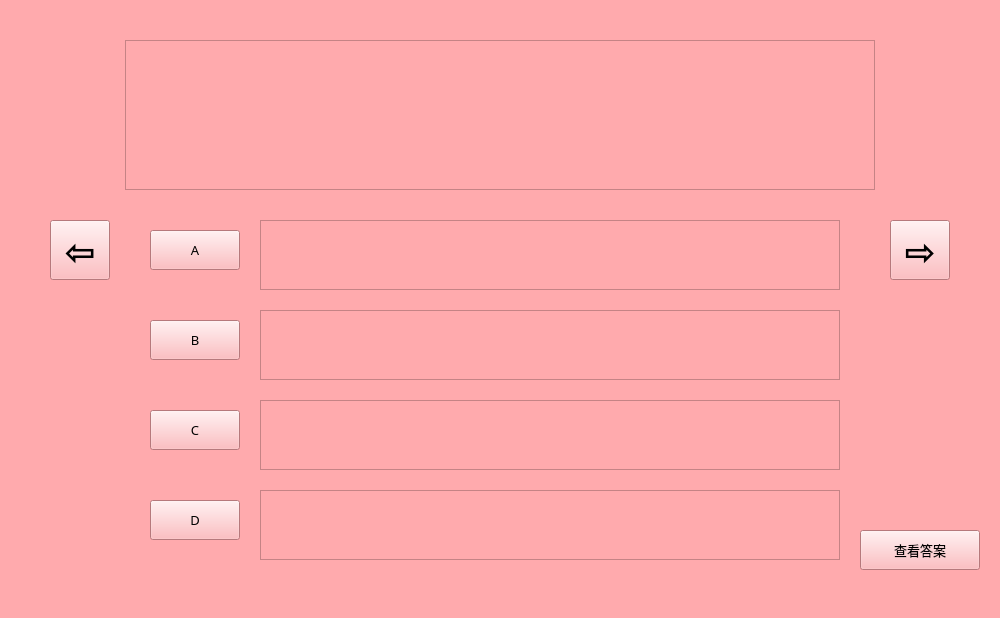
<?xml version="1.0" encoding="UTF-8"?>
<ui version="4.0">
 <class>ChoiceQ</class>
 <widget class="QWidget" name="ChoiceQ">
  <property name="geometry">
   <rect>
    <x>0</x>
    <y>0</y>
    <width>1000</width>
    <height>618</height>
   </rect>
  </property>
  <property name="minimumSize">
   <size>
    <width>1000</width>
    <height>618</height>
   </size>
  </property>
  <property name="maximumSize">
   <size>
    <width>1000</width>
    <height>618</height>
   </size>
  </property>
  <property name="windowTitle">
   <string>正在答题</string>
  </property>
  <property name="styleSheet">
   <string notr="true">background-color: rgb(255, 170, 173);</string>
  </property>
  <widget class="QTextEdit" name="question_text">
   <property name="geometry">
    <rect>
     <x>125</x>
     <y>40</y>
     <width>750</width>
     <height>150</height>
    </rect>
   </property>
   <property name="font">
    <font>
     <family>方正小标宋简体</family>
     <pointsize>10</pointsize>
    </font>
   </property>
   <property name="readOnly">
    <bool>true</bool>
   </property>
  </widget>
  <widget class="QPushButton" name="A_btn">
   <property name="geometry">
    <rect>
     <x>150</x>
     <y>230</y>
     <width>90</width>
     <height>40</height>
    </rect>
   </property>
   <property name="font">
    <font>
     <family>方正小标宋简体</family>
     <pointsize>10</pointsize>
    </font>
   </property>
   <property name="text">
    <string>A</string>
   </property>
   <property name="shortcut">
    <string>A</string>
   </property>
   <property name="checkable">
    <bool>true</bool>
   </property>
  </widget>
  <widget class="QPushButton" name="B_btn">
   <property name="geometry">
    <rect>
     <x>150</x>
     <y>320</y>
     <width>90</width>
     <height>40</height>
    </rect>
   </property>
   <property name="font">
    <font>
     <family>方正小标宋简体</family>
     <pointsize>10</pointsize>
    </font>
   </property>
   <property name="text">
    <string>B</string>
   </property>
   <property name="shortcut">
    <string>B</string>
   </property>
   <property name="checkable">
    <bool>true</bool>
   </property>
  </widget>
  <widget class="QPushButton" name="C_btn">
   <property name="geometry">
    <rect>
     <x>150</x>
     <y>410</y>
     <width>90</width>
     <height>40</height>
    </rect>
   </property>
   <property name="font">
    <font>
     <family>方正小标宋简体</family>
     <pointsize>10</pointsize>
    </font>
   </property>
   <property name="text">
    <string>C</string>
   </property>
   <property name="shortcut">
    <string>C</string>
   </property>
   <property name="checkable">
    <bool>true</bool>
   </property>
  </widget>
  <widget class="QPushButton" name="D_btn">
   <property name="geometry">
    <rect>
     <x>150</x>
     <y>500</y>
     <width>90</width>
     <height>40</height>
    </rect>
   </property>
   <property name="font">
    <font>
     <family>方正小标宋简体</family>
     <pointsize>10</pointsize>
    </font>
   </property>
   <property name="text">
    <string>D</string>
   </property>
   <property name="shortcut">
    <string>D</string>
   </property>
   <property name="checkable">
    <bool>true</bool>
   </property>
  </widget>
  <widget class="QPushButton" name="previous_btn">
   <property name="geometry">
    <rect>
     <x>50</x>
     <y>220</y>
     <width>60</width>
     <height>60</height>
    </rect>
   </property>
   <property name="font">
    <font>
     <family>Arial Black</family>
     <pointsize>28</pointsize>
     <weight>75</weight>
     <bold>true</bold>
    </font>
   </property>
   <property name="text">
    <string>⇦</string>
   </property>
   <property name="shortcut">
    <string>Left</string>
   </property>
  </widget>
  <widget class="QPushButton" name="next_btn">
   <property name="geometry">
    <rect>
     <x>890</x>
     <y>220</y>
     <width>60</width>
     <height>60</height>
    </rect>
   </property>
   <property name="font">
    <font>
     <family>Arial Black</family>
     <pointsize>28</pointsize>
     <weight>75</weight>
     <bold>true</bold>
    </font>
   </property>
   <property name="text">
    <string>⇨</string>
   </property>
   <property name="shortcut">
    <string>Right</string>
   </property>
  </widget>
  <widget class="QTextEdit" name="A_textEdit">
   <property name="geometry">
    <rect>
     <x>260</x>
     <y>220</y>
     <width>580</width>
     <height>70</height>
    </rect>
   </property>
   <property name="font">
    <font>
     <family>方正小标宋简体</family>
     <pointsize>10</pointsize>
    </font>
   </property>
   <property name="readOnly">
    <bool>true</bool>
   </property>
  </widget>
  <widget class="QTextEdit" name="B_textEdit">
   <property name="geometry">
    <rect>
     <x>260</x>
     <y>310</y>
     <width>580</width>
     <height>70</height>
    </rect>
   </property>
   <property name="font">
    <font>
     <family>方正小标宋简体</family>
     <pointsize>10</pointsize>
    </font>
   </property>
   <property name="readOnly">
    <bool>true</bool>
   </property>
  </widget>
  <widget class="QTextEdit" name="C_textEdit">
   <property name="geometry">
    <rect>
     <x>260</x>
     <y>400</y>
     <width>580</width>
     <height>70</height>
    </rect>
   </property>
   <property name="font">
    <font>
     <family>方正小标宋简体</family>
     <pointsize>10</pointsize>
    </font>
   </property>
   <property name="readOnly">
    <bool>true</bool>
   </property>
  </widget>
  <widget class="QTextEdit" name="D_textEdit">
   <property name="geometry">
    <rect>
     <x>260</x>
     <y>490</y>
     <width>580</width>
     <height>70</height>
    </rect>
   </property>
   <property name="font">
    <font>
     <family>方正小标宋简体</family>
     <pointsize>10</pointsize>
    </font>
   </property>
   <property name="readOnly">
    <bool>true</bool>
   </property>
  </widget>
  <widget class="QLabel" name="index_lbl">
   <property name="geometry">
    <rect>
     <x>400</x>
     <y>580</y>
     <width>200</width>
     <height>30</height>
    </rect>
   </property>
   <property name="font">
    <font>
     <family>方正小标宋简体</family>
     <pointsize>10</pointsize>
    </font>
   </property>
   <property name="text">
    <string/>
   </property>
   <property name="alignment">
    <set>Qt::AlignCenter</set>
   </property>
  </widget>
  <widget class="QPushButton" name="getAns_btn">
   <property name="geometry">
    <rect>
     <x>860</x>
     <y>530</y>
     <width>120</width>
     <height>40</height>
    </rect>
   </property>
   <property name="font">
    <font>
     <family>方正小标宋简体</family>
     <pointsize>10</pointsize>
    </font>
   </property>
   <property name="text">
    <string>查看答案</string>
   </property>
   <property name="shortcut">
    <string>Return</string>
   </property>
  </widget>
 </widget>
 <resources/>
 <connections/>
</ui>
